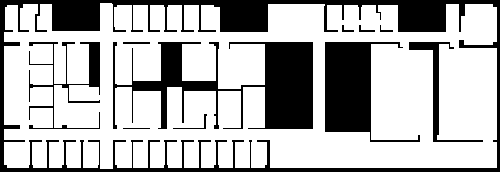
%> input picture matlab_simulation/11-datasets/E5_Third_Floor.png, 500 x 172 px
$ octave wavefront_example.m   (GNU Octave 9; MATLAB toolbox functions it lacks are replaced by stand-ins)
%> lines starting %> are read from the running program, lines starting %| are printed output that depends on the picture; in (x1, y1, x2, y2) boxes, pixels count from 0 and x2, y2 are one past the last pixel; in counts of white or black regions, pixels touching at a corner belong together; the program's own positions count from 1
%> further down, testimage is the input picture: size 172x500x3 uint8; 70.6% white; 11 black regions, largest, box (x1, y1, x2, y2) and area: (0, 0, 500, 172) 11714, (113, 42, 313, 129) 6912, (325, 42, 420, 142) 4327
### matlab_simulation/08-planning/image_to_binary_map.m
function [imout] = image_to_binary_map( input_image)
%image_to_binary converts an input image to a binary image
%   input image: any image (can be grey scale or 3 channel RGBD
%   It is assumed the image is alreay grey scale or black and white
%   Also assume that all white space, color = [0 , 0, 0] is equal to the
%   free space in the map

size_image = size(input_image);
%> size_image = [172 500 3]
if(size_image(3) == 3)
    %sum all entries in input image into 1 array
    imout = input_image(:,:,1) + input_image(:,:,2)+ input_image(:,:,3);
    %set all non zero cells to white (225)
    imout(imout(:,:) > 0) = 225;
end


end

### matlab_simulation/08-planning/wavefront.m
function [wavefrontmap, path] = wavefront(curmap, startpos, endpos, motion, varargin)
%> called with startpos = [103 480], endpos = [110 400], motion = 'urdl'
% input: binary arrary representing the environment, 0 is object, anything greater than 0 is open space
% input: start position of the robot
% input: end position or goal location

% optional input: empty_cell value = 0
% optional input: occupied_cell value = 1

% output: wavefrontmap - array with the resulting wavefront map
% output: path - vector of points that contain the shortest path between
% the start and end goals

% if the user has differnt values for occupied and unoccupied cells check
% that they have provided 2 arguments, and then assign the arguments
% accordingly
if ~isempty(varargin) > 0
    if length(varargin) == 2
        empty_cell = varargin{1};
        occupied_cell = varargin{2};
    else
        error('Empty and occupied cell values must be specified together')
    end
else
    empty_cell = 0;
    occupied_cell = 1;
end

queue = [];

% To save on checks during the breadth first search, I can avoid checking
% for boundardy conditions (ie checking that index of the cell I am
% searching for is located within the map) by padding the cell with a layer
% of obstacle cells.
curmap = padarray(curmap, [1 1], occupied_cell);
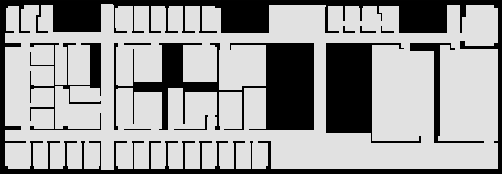
%> curmap: size 174x502 uint8; min 0, max 225, mean 156.4

% make an output map that is initilized to all -10, which encodes unexplored cells;
wavefrontmap = -10*ones(size(curmap));

% adjust the value of endpos to agree with the new padding.
% set the end value to zero
wavefrontmap((endpos(1)+1), (endpos(2)+1)) = 0;
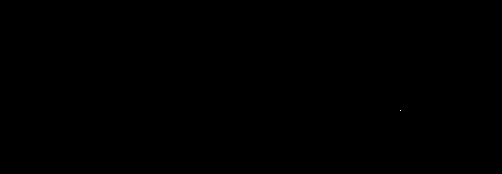
%> wavefrontmap: size 174x502 double; values -10 (black) and 0 (white), 0% white in thin lines or dots, all inside (x1, y1, x2, y2) = (400, 110, 401, 111)

% set up a set of testing locations vector that encodes the point relative
% to the current position
switch (motion)
    case 'urdl'
        test_locations = [ [0, 1];
                   [1, 0];
                   [0, -1];
                   [-1, 0];
                   ];
    case 'box'
        test_locations = [ [1, 1];
                   [1, -1];
                   [-1, -1];
                   [-1, 1];
                   [0, 1];
                   [1, 0];
                   [0, -1];
                   [-1, 0];
                   ];
    otherwise
        disp('No valid motion method provided')
        return;
end

% Initilize the queue with the end point and do a BFS to label all reachable points.
queue = [queue;[endpos(1)+1, endpos(2)+1]];

while (~isempty(queue))
    % pop the first entry of the queue, set it to the current position
    curpos = queue(1,:);
    queue = queue(2:end,:);

    % current distance is the value assigned to this cell, all nodes are
    % within 1 distance of this
    current_dist = wavefrontmap(curpos(1), curpos(2));

    % update the vector of test points for the current cell;
    wavefrontpnts(:,1) = test_locations(:,1) + curpos(1);
    wavefrontpnts(:,2) = test_locations(:,2) + curpos(2);

    % for each of the neighboring cells check if it has been already
    % explored
    for i = 1:length(wavefrontpnts(:,1))
            if (wavefrontmap(wavefrontpnts(i,1),wavefrontpnts(i,2)) ~= -10)
                continue;
            end
        % if not, check that the map, the cell is not an obstacle.
        if ((curmap(wavefrontpnts(i,1),wavefrontpnts(i,2)) == empty_cell))
            % assign it a distance value of the current cell + 1
            wavefrontmap(wavefrontpnts(i,1),wavefrontpnts(i,2)) = current_dist+1;
            % add this point to the queue and continue looping
            queue = [queue;[wavefrontpnts(i,1), wavefrontpnts(i,2)]];
        end
    end
end
%> after the loop, wavefrontpnts = [111 402; 112 401; 111 400; 110 401]
% set unreached cells to a lower negative number for display purposes when
% using imagesc to show the map
wavefrontmap(wavefrontmap(:,:)==-10)= -10;

%remove the padding
wavefrontmap = wavefrontmap(2:end-1, 2:end-1);
%> wavefrontmap: size 172x500 double; values -10 (black) and 0 (white), 0% white in thin lines or dots, all inside (x1, y1, x2, y2) = (399, 109, 400, 110)
path = shortest_wavefront_path(wavefrontmap, startpos, motion);

end

### matlab_simulation/08-planning/shortest_wavefront_path.m
function [ path ] = shortest_wavefront_path(wavefrontmap, starting_position, motion)
%> called with starting_position = [103 480], motion = 'urdl'
% shortest_path: takes in a wavefront map from the wavefront function and
% returns the shortest path

% input: wavefront_map is the matrix produced by the wavefront function
% input: starting_position: the starting location the robot for this
% iteration. If you want to change the endpoint the wavefront map must be
% updated
% input: motion is the type of allowable motion, up-down-left-right, or box
% for all 8 directions away from a current cell.
% Note that only one path is returned even in the case of a tie.

[m,n] = size(wavefrontmap);
%> m = 172; n = 500

stack = [];

% search locations, see wavefront function for more details
switch (motion)
    case 'urdl'
        test_locations = [ [0, 1];
                   [1, 0];
                   [0, -1];
                   [-1, 0];
                   ];
    case 'box'
        test_locations = [ [1, 1];
                   [1, -1];
                   [-1, -1];
                   [-1, 1];
                   [0, 1];
                   [1, 0];
                   [0, -1];
                   [-1, 0];
                   ];
    otherwise
        disp('No valid motion method provided')
        return;
end

curpos = starting_position;
best_point = [curpos(1), curpos(2)];
stack = [[best_point(1), best_point(2)]; stack];


if(wavefrontmap(curpos(1), curpos(2)) < 0)
%> the run ends on the next line
    error('Error. The start point is located in an obstical or the endpoint is unreachable')
end

while wavefrontmap(curpos(1), curpos(2)) ~= 0
    current_min = wavefrontmap(curpos(1), curpos(2))   ;
    % create a vector of points relative to the rurrent posistion.
    % This vector contains reference to the cells located above, below,
    % left and right of the current location (curpos)
    wavefrontpnts(:,1) = test_locations(:,1) + curpos(1);
    wavefrontpnts(:,2) = test_locations(:,2) + curpos(2);

    for i = 1:length(wavefrontpnts(:,1))
            % check if indices are valid
            if (wavefrontpnts(i,1)<= 0) || (wavefrontpnts(i,2)<= 0) || (wavefrontpnts(i,1)>= m) || (wavefrontpnts(i,2)>=n)
                continue;
            end

            % check to see if cell if free
            if (wavefrontmap(wavefrontpnts(i,1),wavefrontpnts(i,2)) < 0)
                continue;
            end
            % if a cell is free check its total cost is less than all other
            % moves at this point. (Recall we are moving down the gradient
            % to reach the end goal.
            if ((wavefrontmap(wavefrontpnts(i,1),wavefrontpnts(i,2)) < current_min))
                best_point = [wavefrontpnts(i,1),wavefrontpnts(i,2)];
                current_min = wavefrontmap(curpos(1), curpos(2));
            end
    end
    curpos = best_point;
    % Save the best point by pushing it to the stack
    stack = [[best_point(1), best_point(2)]; stack];
end

path = flipud(stack);

### matlab_simulation/01-examples_lecture/mr-8-graphsearch/wavefront_example.m
%test script
close all
testimage = imread('E5_Third_Floor.png');
testimage = image_to_binary_map(testimage);

startpos = [103, 480];
endpos = [110, 400];

[wavefrontmap, path] = wavefront(testimage, startpos, endpos, 'urdl');
